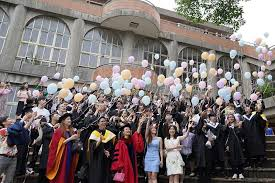
#> input picture 郭家瑄.jpg, 275 x 183 px
$ python 'HW1 (1).py'
#> lines starting #> are read from the running program, lines starting #| are printed output that depends on the picture
import cv2
import os

#讀入照片
image1=cv2.imread('郭家瑄.jpg')
#> image1 is the input picture: shape (183, 275, 3); mean B, G, R 108.2, 109, 117.4

#顯示像素格式
print(f"height:{image1.shape[0]} pixels")
#| height:183 pixels
print(f"width:{image1.shape[1]} pixels")
#| width:275 pixels
print(f"channel:{image1.shape[2]} pixels")
#| channel:3 pixels

#顯示照片
cv2.imshow('img',image1)
cv2.waitKey(0)

from PIL import Image

#讀入照片
image2=Image.open('myphoto1.jpg')
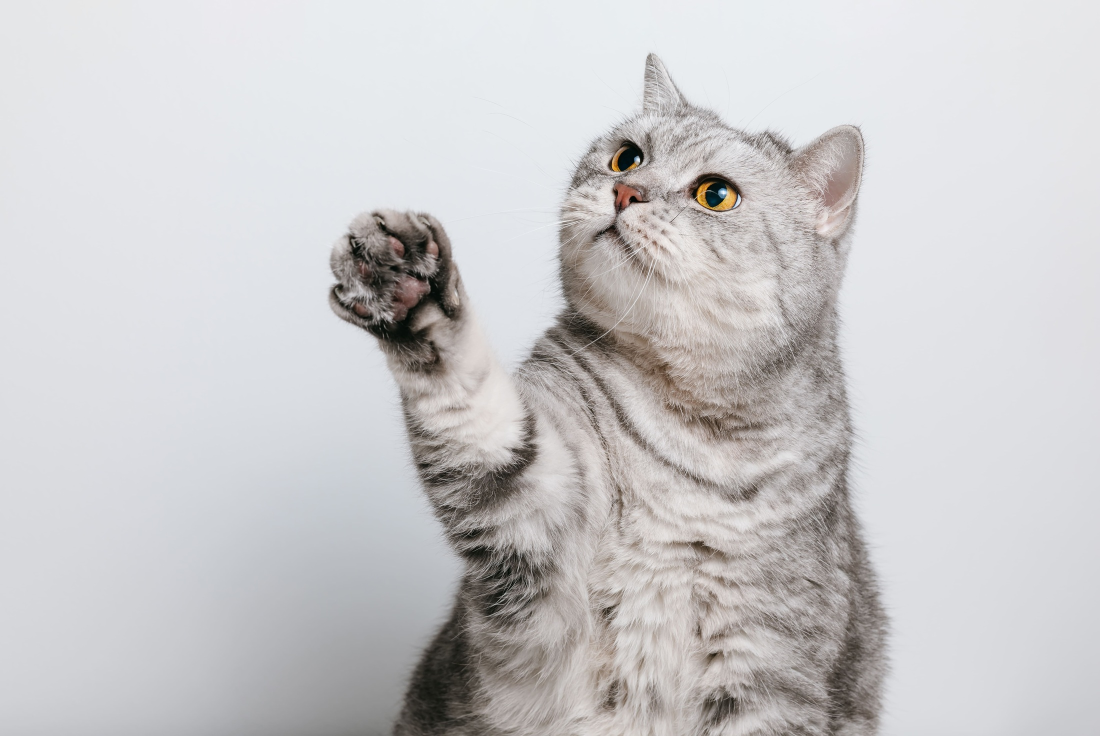
#> input picture myphoto1.jpg, 2200 x 1472 px (shown at 1/2 size)
#> image2 is the input picture: PIL image 2200x1472 RGB; mean R, G, B 201.8, 200.6, 202
type(image2)
Image._show(image2)
print(image2.size)
#| (2200, 1472)

#縮小照片到指定像素
width=512
height=256
nim=image2.resize((width,height), Image.BILINEAR)
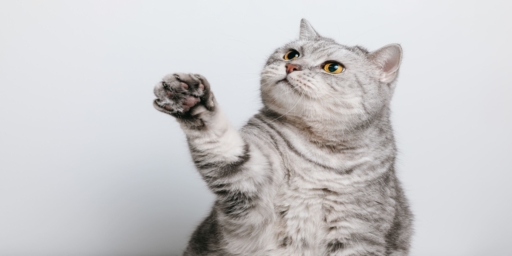
#> nim: PIL image 512x256 RGB; mean R, G, B 201.8, 200.6, 202
Image._show(nim)
print(nim.size)
#| (512, 256)

#儲存變更照片
nim.save('HW1.jpg')
print(nim.mode,nim.format)
#| RGB None
